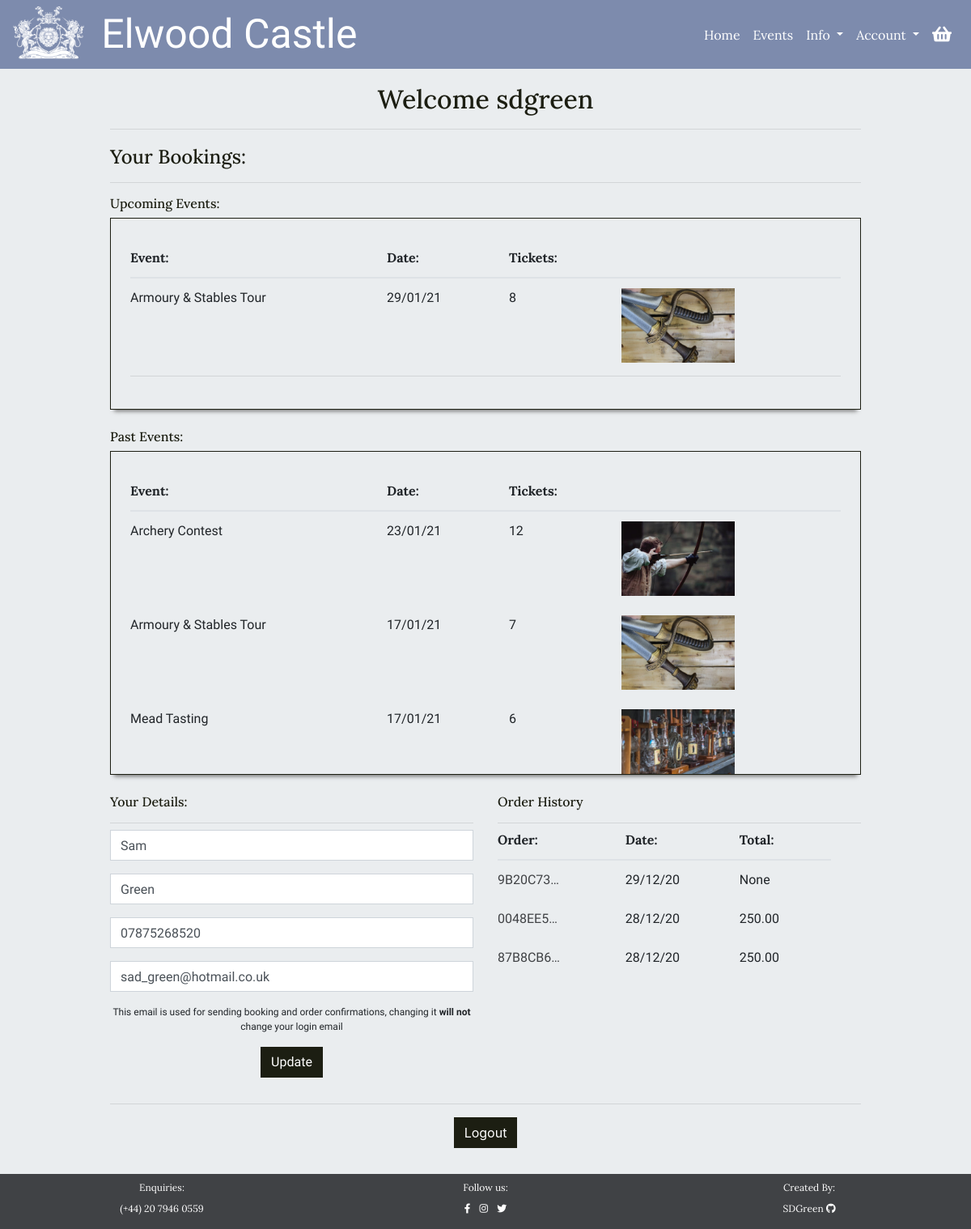
Page /user/home/ (signed in) on the earlier database version.
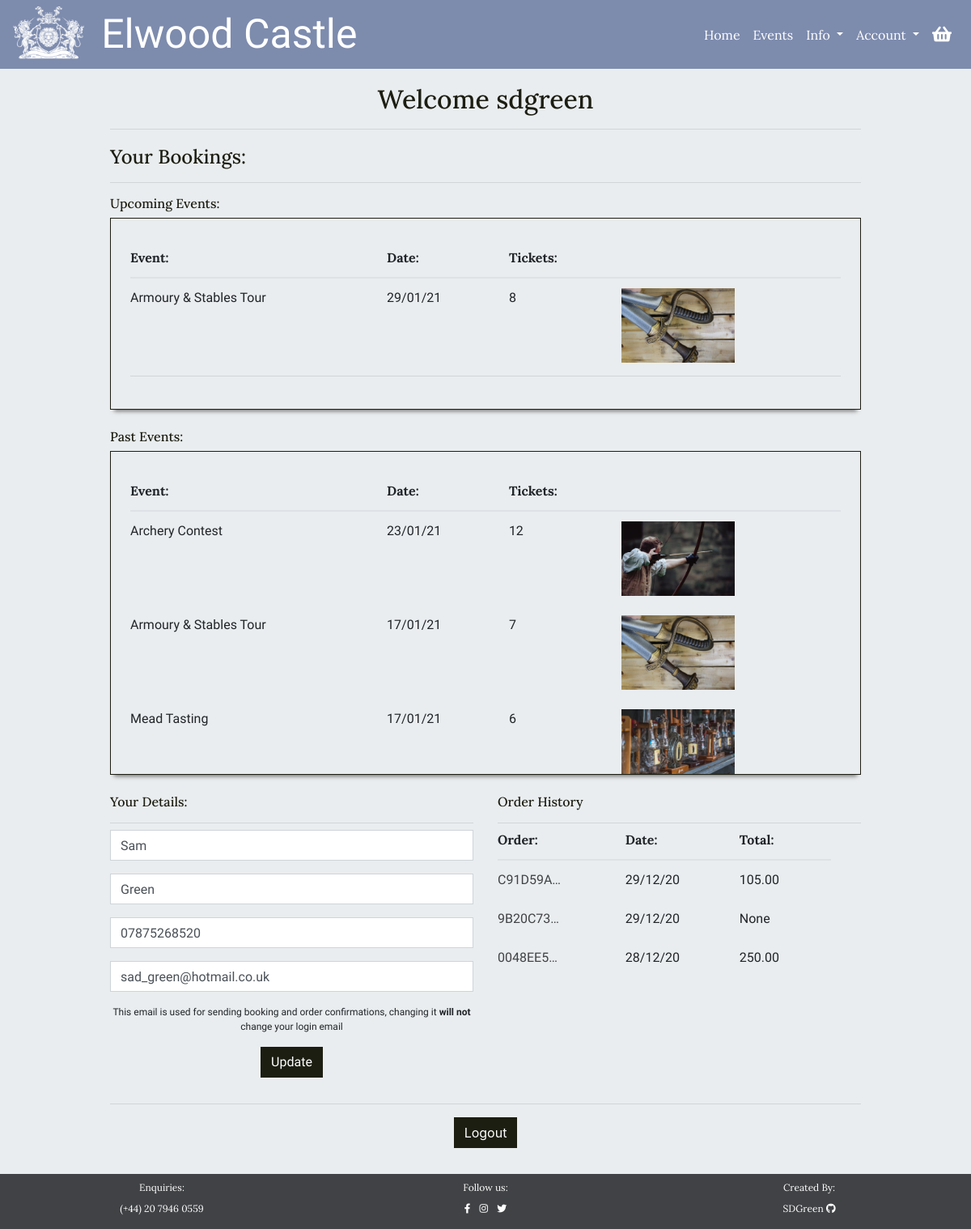
Same page on the later database version.
### checkout/models.py (models this page shows, shortened)
class EventBooking(models.Model):
    confirmation_number = models.CharField(max_length=32, null=False,
                                           editable=False)
    order = models.ForeignKey(Order, null=False, blank=False,
                              on_delete=models.CASCADE,
                              related_name='bookings')
    event = models.ForeignKey(Event, null=False, blank=False,
                              on_delete=models.CASCADE,)
    date = models.DateField(auto_now=False, auto_now_add=False,
                            null=False, blank=False)
    ticket_quantity = models.IntegerField()
    booking_total = models.DecimalField(max_digits=7, decimal_places=2,
                                        null=False, blank=False,
                                        editable=False, default=0)

class Order(models.Model):
    user_account = models.ForeignKey(UserAccount, null=True, blank=True,
                                     on_delete=models.SET_NULL,
                                     related_name='orders')
    order_number = models.CharField(max_length=32, null=False, editable=False)
    first_name = models.CharField(max_length=100, null=False, blank=False)
    last_name = models.CharField(max_length=200, null=False, blank=False)
    email = models.EmailField(max_length=200, null=False, blank=False)
    phone_number = models.CharField(max_length=20, null=True, blank=True)
    date = models.DateTimeField(auto_now_add=True)
    stripe_id = models.CharField(max_length=27, null=False, blank=False)
    total = models.DecimalField(max_digits=7, decimal_places=2,
                                null=True, blank=False, default=0)

### events/models.py (models this page shows)
class Event(models.Model):
    category = models.ForeignKey('Category', null=True, blank=True,
                                 on_delete=models.SET_NULL)
    name = models.CharField(max_length=254)
    description = models.TextField()
    price = models.DecimalField(max_digits=8, decimal_places=2, blank=False)
    start_time = models.TimeField()
    rating = models.DecimalField(max_digits=2, decimal_places=1, null=True,
                                 blank=True)
    day_ticket_limit = models.PositiveIntegerField(blank=False,
                                                   validators=[
                                                       MaxValueValidator(200)
                                                   ])
    supervision = models.BooleanField(default=True, null=True, blank=True)
    age_restricted = models.BooleanField(default=True, null=True, blank=False)
    image = models.ImageField(null=True, blank=True)
    def __str__(self):
        return self.name

### user_account/models.py (models this page shows, shortened)
class UserAccount(models.Model):
    user = models.OneToOneField(User, on_delete=models.CASCADE, related_name='useraccount')
    first_name = models.CharField(max_length=100, null=True, blank=True)
    last_name = models.CharField(max_length=200, null=True, blank=True)
    email = models.EmailField(max_length=200, null=True, blank=True)
    phone_number = models.CharField(max_length=20, null=True, blank=True)

### user_account/views.py (the view)
# urls.py: path('home/', views.user_home, name="user_home"),
@login_required
def user_home(request):
    useraccount = None
    bookings = None
    try:
        useraccount = UserAccount.objects.get(user__username=request.user)
        bookings = EventBooking.objects.filter(
            order__user_account=useraccount).order_by('-date')
    except UserAccount.DoesNotExist:
        messages.error(request, """Sorry, we couldn't find your account
                                information, please get in contact so we
                                can fix this for you""")
        return redirect(reverse('events'))
    no_bookings = False
    if not bookings:
        no_bookings = True
    today = datetime.datetime.today()
    upcoming_bookings = bookings.filter(date__gte=today).order_by("date")
    past_bookings = bookings.filter(date__lt=today)
    orders = useraccount.orders.all().order_by("-date")
    user_form = UserForm(instance=useraccount)
    context = {
        'useraccount': useraccount,
        'upcoming_bookings': upcoming_bookings,
        'past_bookings': past_bookings,
        'no_bookings': no_bookings,
        'orders': orders,
        'user_form': user_form
    }
    return render(request, 'user_account/user_home.html', context)

### user_account/templates/user_account/user_home.html (shortened to what this page needs)
{% extends 'base.html' %}
{% load crispy_forms_tags %}
{% block content %}
<div id="small-page">
    <div class="color-overlay">
        <div class="container-fluid guttered p-3">
            <div class="row pt-1 mb-2">
                <div class="col-12 mb-2">
                    <h2 class="heading-text color-title text-center ext-l mb-0">Welcome {{request.user}}</h2>
                    <hr class="mb-1">
                </div>
            </div>
            <div class="row mt-1 mb-4">
                <div class="col-12">
                    <h2 class="heading-text color-title text-l mb-0">Your Bookings:</h2>
                    <hr>
                </div>
                {% if no_bookings %}
                <div class="col-12">
                    <div class="empty-box below-shadow mx-auto text-center">
                        <h5 class="heading-text text-m mb-2">You have no bookings...</h5>
                        <a class="btn button heading-text text-m" href="{% url 'events' %}">See Events</a>
                    </div>
                </div>
                {% else %}
                <div class="col-12">
                    {% if upcoming_bookings %}
                    <h2 class="heading-text color-title text-m mb-2">Upcoming Events:</h2>
                    <div class="booking-container below-shadow p-4">
                        <table class="table mb-1 table-responsive-sm">
                            <thead class="heading-text text-m">
                                <tr>
                                    <th scope="col">Event:</th>
                                    <th scope="col"></th>
                                    <th scope="col">Date:</th>
                                    <th scope="col">Tickets:</th>
                                    <th scope="col"></th>
                                </tr>
                            </thead>
                            <tbody class="body-text text-m">
                                {% for booking in upcoming_bookings %}
                                <tr>
                                    <td colspan="2">
                                        {{ booking.event }}
                                    </td>
                                    <td>
                                        {{ booking.date|date:"d/m/y"}}
                                    </td>
                                    <td>{{ booking.ticket_quantity }}
                                    </td>
                                    <td class="d-none d-md-inline-block">
                                        {% if booking.event.image %}
                                        <img class="img-fluid" src="{{ booking.event.image.url }}"
                                            alt="{{ booking.event.name }}">
                                        {% else %}
                                        <img class="img-fluid" src="{{ MEDIA_URL }}no-image.jpg"
                                            alt="{{ booking.event.name }}">
                                        {% endif %}
                                    </td>
                                </tr>
                                {% endfor %}
                            </tbody>
                        </table>
                        <hr class="mt-0 mb-3">
                    </div>
                    {% endif %}
                    {% if past_bookings %}
                    <h2 class="heading-text color-title text-m mt-4 mb-2">Past Events:</h2>
                    <div class="booking-container below-shadow p-4">
                        <table class="table mb-1 table-responsive-sm">
                            <thead class="heading-text text-m">
                                <tr>
                                    <th scope="col">Event:</th>
                                    <th scope="col"></th>
                                    <th scope="col">Date:</th>
                                    <th scope="col">Tickets:</th>
                                    <th scope="col"></th>
                                </tr>
                            </thead>
                            <tbody class="body-text text-m">
                                {% for booking in past_bookings %}
                                <tr>
                                    <td colspan="2">
                                        {{ booking.event }}
                                    </td>
                                    <td>
                                        {{ booking.date|date:"d/m/y"}}
                                    </td>
                                    <td>{{ booking.ticket_quantity }}
                                    </td>
                                    <td class="d-none d-md-inline-block">
                                        <img class="img-fluid" src="{{ booking.event.image.url }}"
                                            alt="{{ booking.event.name }}">
                                    </td>
                                </tr>
                                {% endfor %}
                            </tbody>
                        </table>
                    </div>
                    {% endif %}
                </div>
                {% endif %}
            </div>
            <div class="row mt-1 mb-3">
                <div class="col-12 col-sm-6 p-0 pl-sm-0">
                    <div class="col-12">
                        <h2 class="heading-text color-title text-m mb-0">Your Details:</h2>
                        <hr class="mb-2">
                    </div>
                    <div class="col-12 body-text">
                            <form action="{% url 'update_details' %}" method="POST">
                                {{ user_form.first_name | as_crispy_field }}
                                {{ user_form.last_name | as_crispy_field }}
                                {{ user_form.phone_number | as_crispy_field }}
                                {{ user_form.email | as_crispy_field }}
                                <p class="body-text text-s text-center">This email is used for sending booking and order confirmations, changing it <strong>will not</strong> change your login email</p>
                                <input class="d-block btn button mx-auto" type="submit" value="Update">
                            </form>
                    </div>
                </div>
                <div class="col-12 col-sm-6 p-0 pr-sm-0">
                    <div class="col-12">
                        <h2 class="heading-text color-title text-m mb-0">Order History</h2>
                        <hr class="mb-2">
                    </div>
                    {% if orders %}
                    <div id="order-history" class="col-12 body-text">
                        <table class="table mb-1">
                            <thead class="heading-text text-m">
                                <tr>
                                    <th class="pt-0" scope="col">Order:</th>
                                    <th class="pt-0" scope="col">Date:</th>
                                    <th class="pt-0" scope="col">Total:</th>
                                </tr>
                            </thead>
                            <tbody class="body-text text-m">
                                {% for order in orders %}
                                <tr>
                                    <td>
                                        <a href="{% url 'order_summary' order.order_number %}"
                                            class="text-link">{{ order.order_number|truncatechars:8 }}</a>
                                    </td>
                                    <td>
                                        {{ order.date|date:"d/m/y"}}
                                    </td>
                                    <td>{{ order.total }}
                                    </td>
                                    <td class="d-none d-md-inline-block">
                                    </td>
                                </tr>
                                {% endfor %}
                            </tbody>
                        </table>
                    </div>
                    {% else %}
                    <div class="col-12 body-text">
                        <p>You have no orders</p>
                    </div>
                    {% endif %}
                </div>
            </div>
            <div class="row mt-1 mb-3">
                <div class="col-12 text-center">
                    <hr>
                    <a href="{% url 'account_logout' %}" class="btn button">Logout</a>
                </div>
            </div>
        </div>
    </div>
</div>
{% endblock %}

Differences in the rows shown:
no longer on this page (row unchanged): Order: order_number "87B8CB6…", date "28/12/20", total "250.00"
added Order: order_number "C91D59A…", date "29/12/20", total "105.00"
